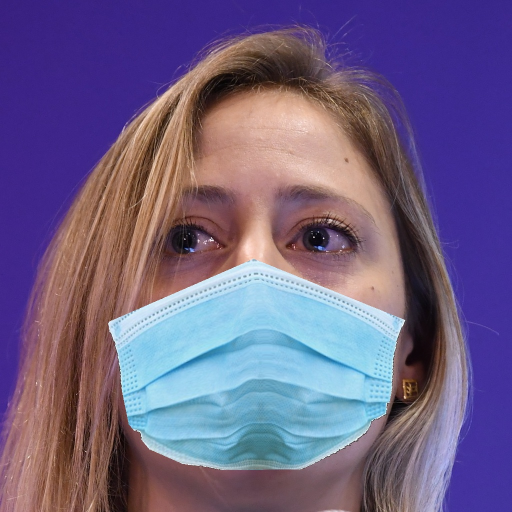
#> input picture Testing_Set/mask10.jpg, 1024 x 1024 px, found by its file name (shown at 1/2 size); its folder holds 4 pictures in this run
$ python fixFiles.py
#> lines starting #> are read from the running program, lines starting #| are printed output that depends on the picture
import os
from os import listdir
from PIL import Image

# Function to rename multiple files
folder = r"C:/Users/Michael/OneDrive/Documents/GitHub/Mask/testing_set"


def renameFiles(folder):
    """Renames the files. Need to specify within the function,
    not on the call. Maybe something to add in future.
    """
    for count, filename in enumerate(os.listdir(folder)):
        dst = "correct.jpg"
        src = folder + filename
        dst = folder + dst

        # rename() function will
        # rename all the files
        os.rename(src, dst)


def resizeImages(folder, x, y):
    """Resizes an image to specified dimensions."""

    for filename in listdir(folder):
        image = Image.open(folder + '/' + filename)
        new_image = image.resize((x, y))
        new_image.save(folder + '/' + filename)


# resizeImages(folder, 400, 400)


def deleteFiles(folder, fileType):
    """Deletes all files of type fileType within the
    specified folder.
    """
    test = os.listdir(folder)

    for item in test:
        if item.endswith(fileType):
            os.remove(os.path.join(folder, item))


# deleteFiles(folder, ".jpg")


def greyscale(folder):
    """Greyscales the image to decrease the memory usage."""
    for filename in listdir(folder):
        image = Image.open(folder + '/' + filename)
#> image is the input picture: PIL image 1024x1024 RGB; mean R, G, B 111.3, 96.9, 133.3
        new_image = image.convert('L')
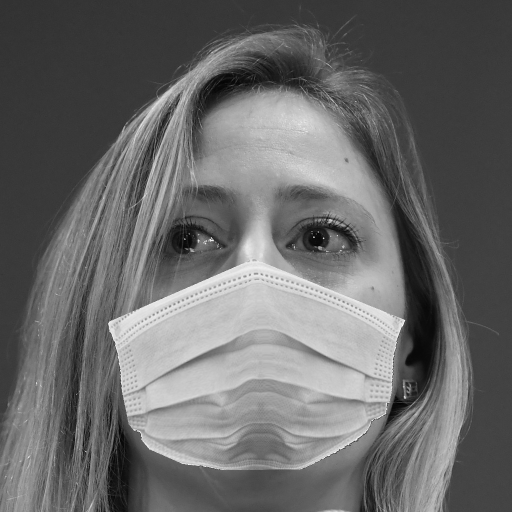
#> new_image: PIL image 1024x1024 L (shown at 1/2 size); min 0, max 255, mean 105.4
        new_image.save(folder + '/' + filename)
#> pass 2 of the loop in greyscale, `for filename in listdir(folder):`:
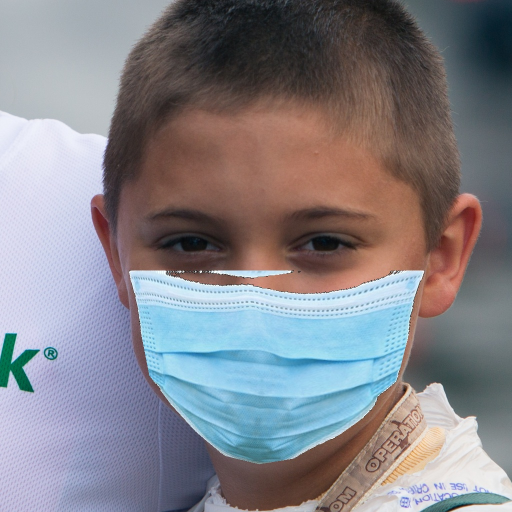
#> input picture Testing_Set/mask101.jpg, 1024 x 1024 px, found by its file name (shown at 1/2 size)
#> in greyscale, image is the input picture: PIL image 1024x1024 RGB; mean R, G, B 132.2, 131, 137.5
#> in greyscale, `new_image = image.convert('L')`:
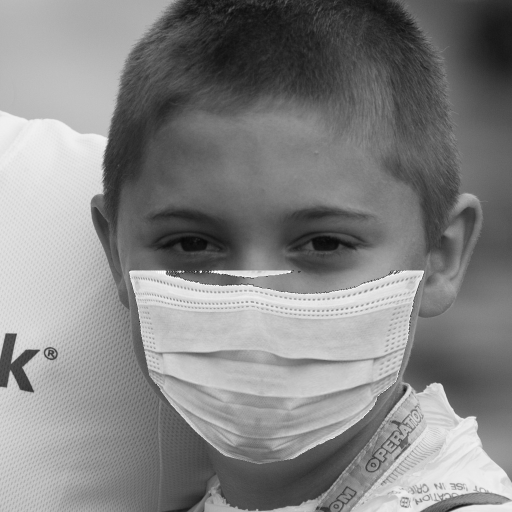
#> new_image: PIL image 1024x1024 L (shown at 1/2 size); min 6, max 255, mean 132.1
#> pass 3 of the loop in greyscale, `for filename in listdir(folder):`:
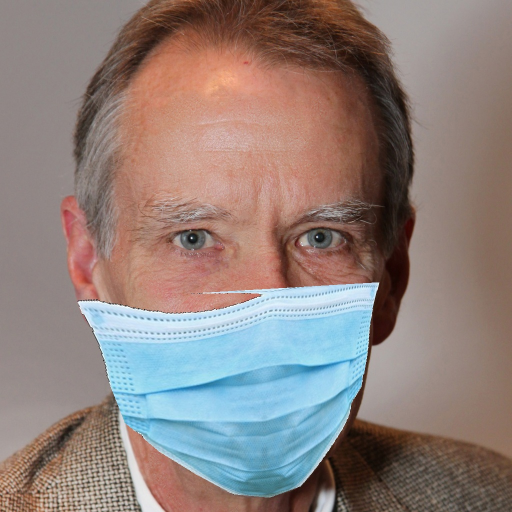
#> input picture Testing_Set/mask103.jpg, 1024 x 1024 px, found by its file name (shown at 1/2 size)
#> in greyscale, image is the input picture: PIL image 1024x1024 RGB; mean R, G, B 143.1, 128.6, 124.1
#> in greyscale, `new_image = image.convert('L')`:
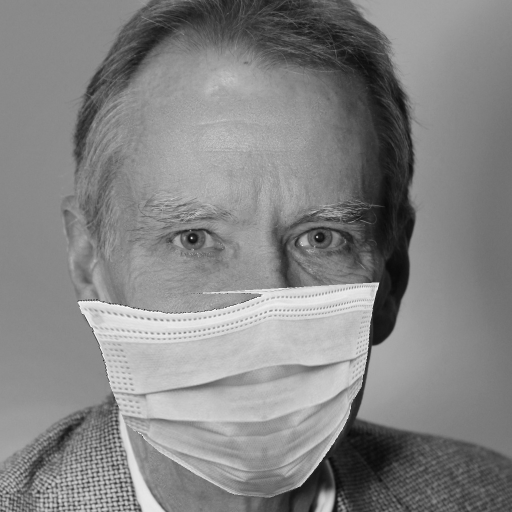
#> new_image: PIL image 1024x1024 L (shown at 1/2 size); min 7, max 255, mean 132.4
#> the loop made 4 passes; the first 3 are shown


greyscale(folder)
